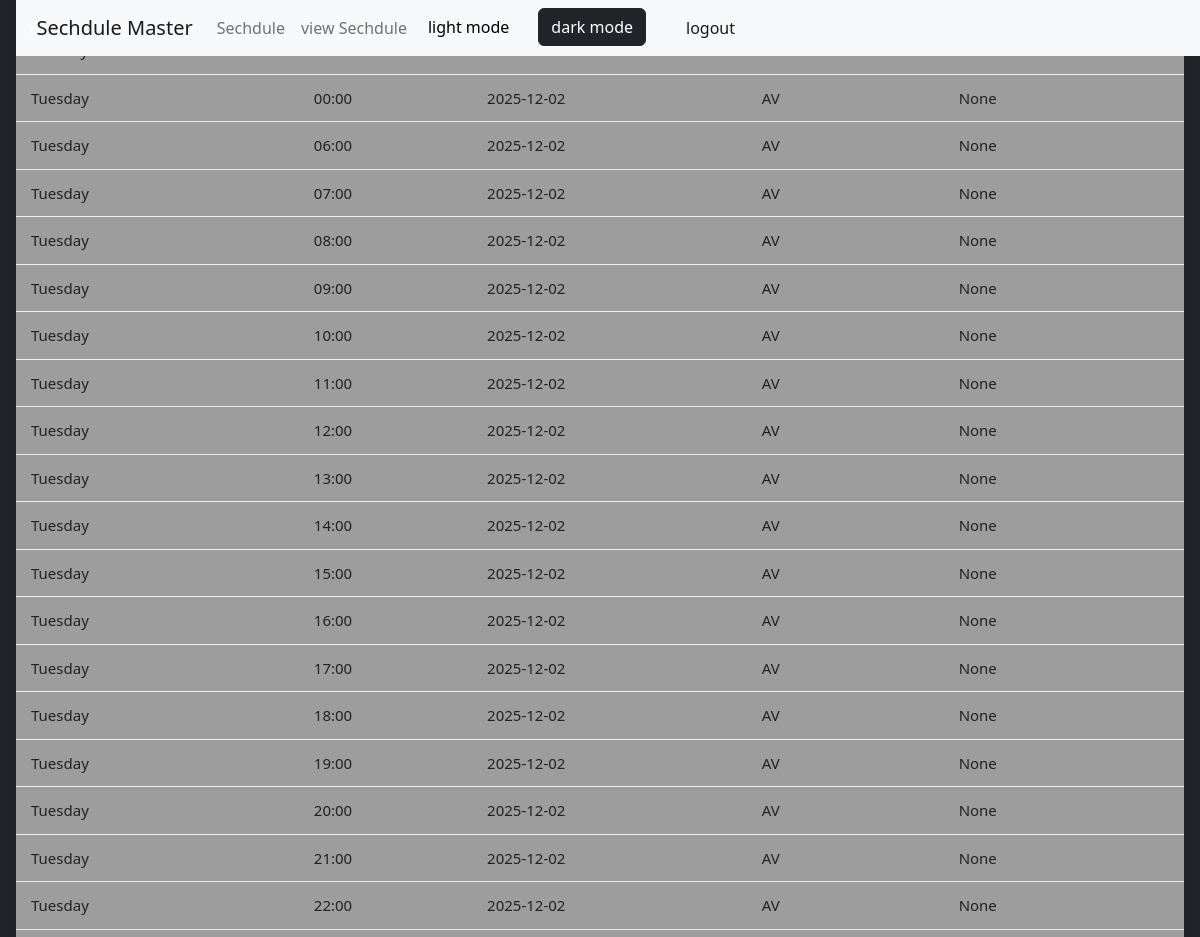
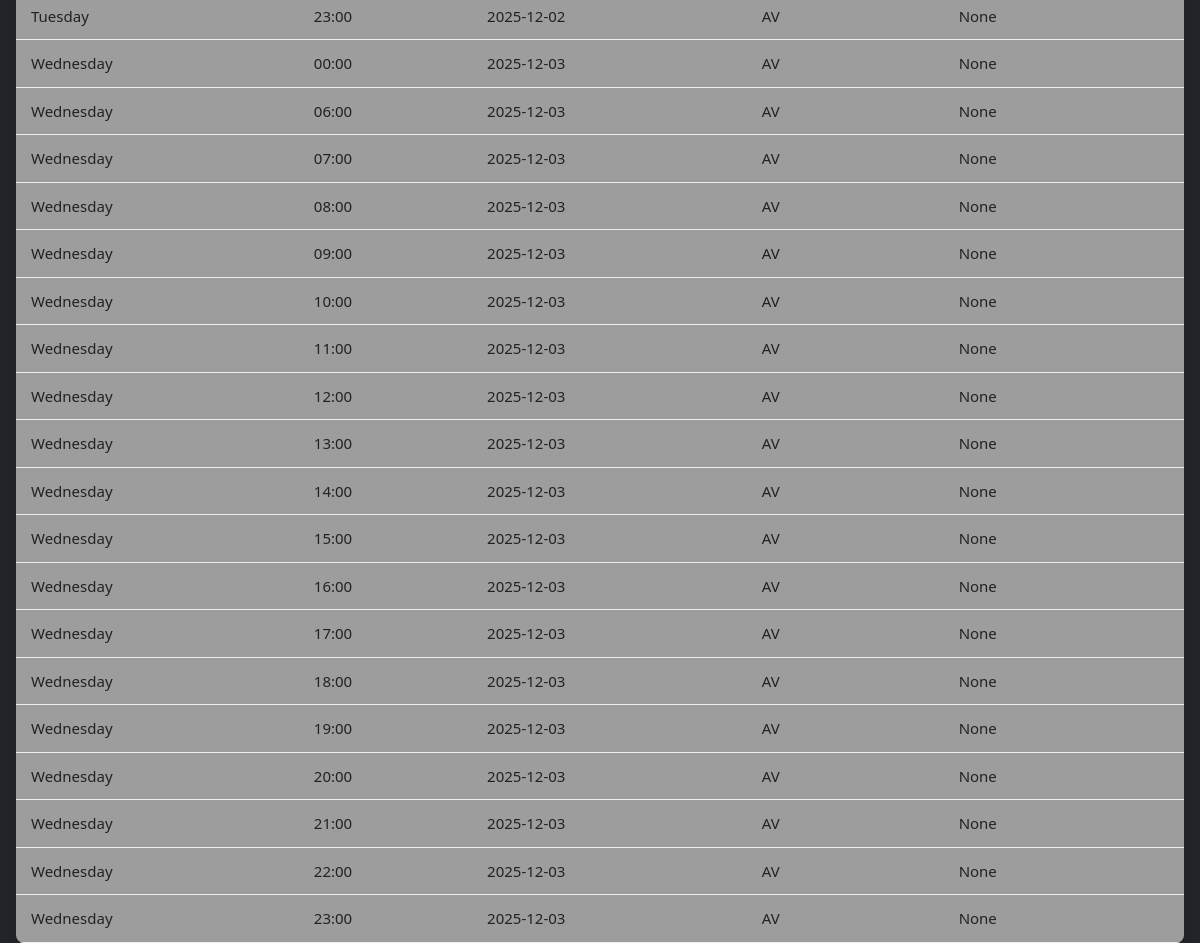
The app's page /viwe_Sechdule (signed in) with its own data (2 pictures, top to bottom).
### tables this page shows
CREATE TABLE booking(
     id INTEGER PRIMARY KEY AUTOINCREMENT,
    owner_id INTEGER NOT NULL,
    day TEXT NOT NULL,
    time TEXT NOT NULL,
    date TEXT NOT NULL,
    status TEXT NOT NULL,
    client_id TEXT,
    UNIQUE(owner_id, day, time,date),
    FOREIGN KEY(owner_id) REFERENCES owners(id),
    FOREIGN KEY(client_id) REFERENCES clients(id)
    );

### app.py (the view)
@app.route("/viwe_Sechdule")
def viwe_Sechdule():
    if session.get("owners_id") is None:
       return redirect ("/login")
    row = db.execute("select  * from booking WHERE owner_id =?",( session["owners_id"],)).fetchall()
    return render_template("veiw_s.html", x =row)

### templates/veiw_s.html (shortened to what this page needs)
{% extends "layout_owner.html" %}
{% block body %}
<table>
    <tbody>
        {% for i in x %}
        <tr>
            <td>{{ i.day }}</td>
            <td>{{ i.time }}</td>
            <td>{{ i.date }}</td>
            <td>{{ i.status }}</td>
            <td>{{ i.client_id }}</td>
        </tr>
        {% endfor %}
    </tbody>
</table>
{% endblock %}

### templates/layout_owner.html (shortened to what this page needs)
{% extends "base.html" %}
{% block nav %}
<li class="nav-item">
    <a class="nav-link" href="/Sechdule">Sechdule</a>
</li>
<li class="nav-item">
    <a class="nav-link" href="/viwe_Sechdule">view Sechdule</a>
</li>
{% endblock %}

### templates/base.html (shortened to what this page needs)
<!DOCTYPE html>
<html lang="en">
<head>
    <link href="https://cdn.jsdelivr.net/npm/bootstrap@5.2.3/dist/css/bootstrap.min.css" rel="stylesheet">
</head>
<body  class ="p-3 mb-2 bg-dark text-white" >
    <nav class="navbar navbar-expand-lg bg-light">
  <div class="container-fluid d-flex justify-content-between align-items-center">
    <a class="navbar-brand" href="#">Sechdule Master</a>
    <div class="collapse navbar-collapse" id="navbarNav">
      <ul class="navbar-nav">
        {% block nav %}
        {% endblock %}
        <div class="d-flex justify-content-center flex-grow-1">
          <li class="nav-item">
            <button class="btn btn-light" id = 'light'> light mode </button>
          </li>
          <li class="nav-item mx-3">
            <button  class="btn btn-dark" id = 'dark'> dark mode</button>
          </li>
        </div>
        <li class="nav-item mx-3">
          <a class="nav-link active" aria-current="page" href="/logout">logout</a>
        </li>
      </ul>
    </div>
  </div>
</nav>
    <div  class="d-flex justify-content-center align-items-center vh-100 flex-column">
        {% block body %}
        {% endblock %}
    </div>
</body>
</html>

### templates/base.html (style rules this page uses)
body { padding-top: 90px; }
.navbar { position: fixed; top: 0; width: 100%; z-index: 1000; }

### templates/veiw_s.html (style rules this page uses)
table { width: 100%; border-collapse: collapse; margin-top: 15px; background: #9e9d9d; border-radius: 8px; overflow: hidden; box-shadow: 0 2px 8px rgba(0,0,0,0.1); }

### records on screen
booking: day "Tuesday", time "00:00", date "2025-12-02", status "AV", client_id "None"
booking: day "Tuesday", time "06:00", date "2025-12-02", status "AV", client_id "None"
booking: day "Tuesday", time "07:00", date "2025-12-02", status "AV", client_id "None"
booking: day "Tuesday", time "08:00", date "2025-12-02", status "AV", client_id "None"
booking: day "Tuesday", time "09:00", date "2025-12-02", status "AV", client_id "None"
booking: day "Tuesday", time "10:00", date "2025-12-02", status "AV", client_id "None"
booking: day "Tuesday", time "11:00", date "2025-12-02", status "AV", client_id "None"
booking: day "Tuesday", time "12:00", date "2025-12-02", status "AV", client_id "None"
booking: day "Tuesday", time "13:00", date "2025-12-02", status "AV", client_id "None"
booking: day "Tuesday", time "14:00", date "2025-12-02", status "AV", client_id "None"
booking: day "Tuesday", time "15:00", date "2025-12-02", status "AV", client_id "None"
booking: day "Tuesday", time "16:00", date "2025-12-02", status "AV", client_id "None"
booking: day "Tuesday", time "17:00", date "2025-12-02", status "AV", client_id "None"
booking: day "Tuesday", time "18:00", date "2025-12-02", status "AV", client_id "None"
booking: day "Tuesday", time "19:00", date "2025-12-02", status "AV", client_id "None"
booking: day "Tuesday", time "20:00", date "2025-12-02", status "AV", client_id "None"
booking: day "Tuesday", time "21:00", date "2025-12-02", status "AV", client_id "None"
booking: day "Tuesday", time "22:00", date "2025-12-02", status "AV", client_id "None"
booking: day "Tuesday", time "23:00", date "2025-12-02", status "AV", client_id "None"
booking: day "Wednesday", time "00:00", date "2025-12-03", status "AV", client_id "None"
booking: day "Wednesday", time "06:00", date "2025-12-03", status "AV", client_id "None"
booking: day "Wednesday", time "07:00", date "2025-12-03", status "AV", client_id "None"
booking: day "Wednesday", time "08:00", date "2025-12-03", status "AV", client_id "None"
booking: day "Wednesday", time "09:00", date "2025-12-03", status "AV", client_id "None"
booking: day "Wednesday", time "10:00", date "2025-12-03", status "AV", client_id "None"
booking: day "Wednesday", time "11:00", date "2025-12-03", status "AV", client_id "None"
booking: day "Wednesday", time "12:00", date "2025-12-03", status "AV", client_id "None"
booking: day "Wednesday", time "13:00", date "2025-12-03", status "AV", client_id "None"
booking: day "Wednesday", time "14:00", date "2025-12-03", status "AV", client_id "None"
booking: day "Wednesday", time "15:00", date "2025-12-03", status "AV", client_id "None"
booking: day "Wednesday", time "16:00", date "2025-12-03", status "AV", client_id "None"
booking: day "Wednesday", time "17:00", date "2025-12-03", status "AV", client_id "None"
booking: day "Wednesday", time "18:00", date "2025-12-03", status "AV", client_id "None"
booking: day "Wednesday", time "19:00", date "2025-12-03", status "AV", client_id "None"
booking: day "Wednesday", time "20:00", date "2025-12-03", status "AV", client_id "None"
booking: day "Wednesday", time "21:00", date "2025-12-03", status "AV", client_id "None"
booking: day "Wednesday", time "22:00", date "2025-12-03", status "AV", client_id "None"
booking: day "Wednesday", time "23:00", date "2025-12-03", status "AV", client_id "None"
